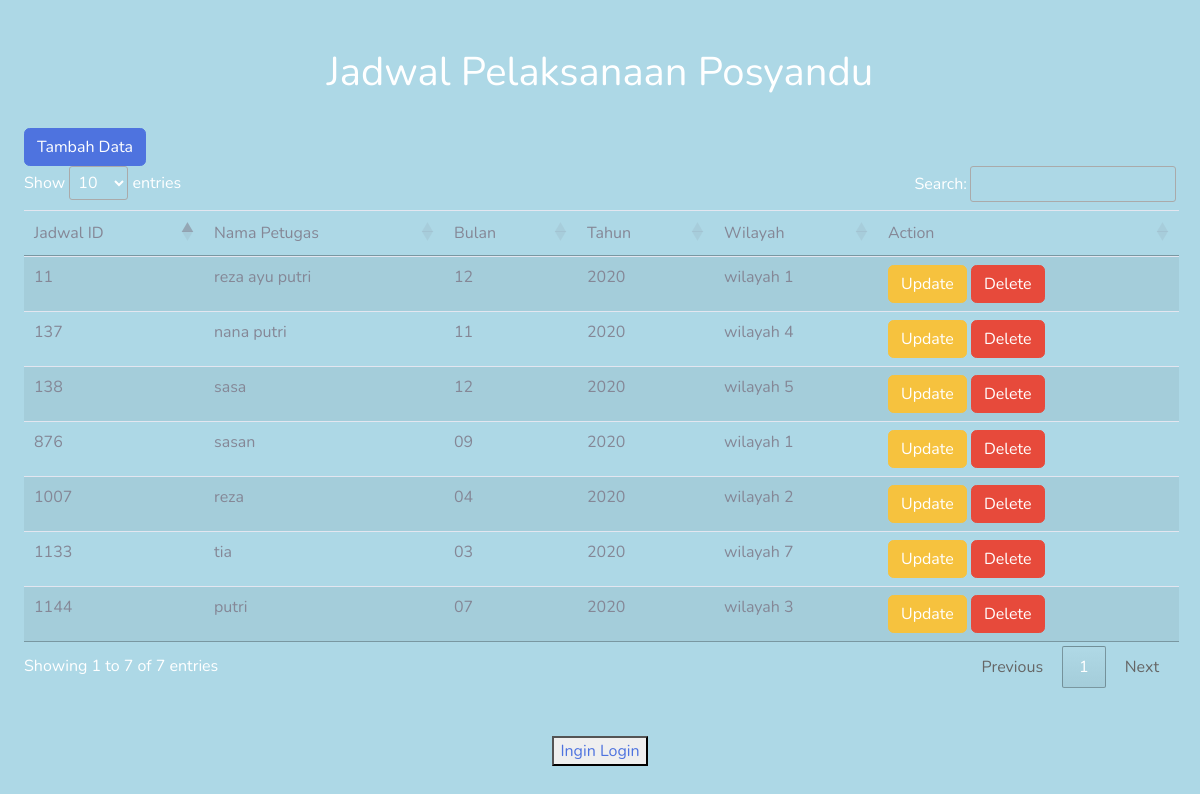
Page /index.php/jadwal on the committed database.
### tables this page shows
CREATE TABLE `jadwal` (
  `id_jadwal` int(11) NOT NULL,
  `id_petugas` int(11) NOT NULL,
  `id_wilayah` int(11) NOT NULL,
  `nama` varchar(255) NOT NULL,
  `bln` varchar(255) NOT NULL,
  `thn` varchar(255) NOT NULL,
  `wilayah` varchar(255) NOT NULL
);

### application/controllers/jadwal.php (called while the page is built, shortened)
<?php
class jadwal extends CI_Controller
{
    public function __construct()
    {
        $this->load->model('Mjadwal');
    }
    public function index()
    {
        $jadwal = $this->Mjadwal->selectData();
        $this->load->view('layoutt/header');
        $this->load->view('jadwal/page_index', [
            'data' => $jadwal,
        ]);
        $this->load->view('layoutt/footer');
    }
}

### index.php (called while the page is built, shortened)
<?php
require_once BASEPATH.'core/CodeIgniter.php';

### application/models/Mjadwal.php (called while the page is built, shortened)
<?php
class Mjadwal extends CI_Model {
    public function selectData(){
        return $this->db->get('jadwal')->result();
    }
}

### application/views/jadwal/page_index.php (the view, shortened to what this page needs)
<!DOCTYPE html>
<html lang="en">
<head>
</head>
<body>
    <br></br>
    <center>
        <h1> Jadwal Pelaksanaan Posyandu</h1>
    </center>
    <br>
    <a class="btn btn-primary" href="<?php echo base_url(
        'jadwal/addForm'
    ); ?>">Tambah Data</a>
    <table class="table table-striped" id="myTable">
        <thead class="thead-dark">
            <tr>
                <td>Jadwal ID</td>
                <td>Nama Petugas</td>
                <td>Bulan</td>
                <td>Tahun</td>
                <td>Wilayah</td>
                <td>Action</td>
            </tr>
        </thead>
        <tbody>
            <?php foreach ($data as $value) { ?>
            <tr>
                <td><?php echo $value->id_jadwal; ?></td>
                <td><?php echo $value->nama; ?></td>
                <td><?php echo $value->bln; ?></td>
                <td><?php echo $value->thn; ?></td>
                <td><?php echo $value->wilayah; ?></td>
                <td>
                    <a class="btn btn-warning" href="<?php echo base_url(
                        'jadwal/updateForm/' . $value->id_jadwal
                    ); ?>">Update</a>
                    <a class="btn btn-danger" href="<?php echo base_url(
                        'jadwal/delete/' . $value->id_jadwal
                    ); ?>">Delete</a>
                </td>
            </tr>
            <?php } ?>
        </tbody>
    </table>
    <br></br>
    <center>
        <button><a href="<?php echo site_url(
            'verify/code/Posyandu'
        ); ?>">Ingin Login</a></button>
    </center>
</body>
</html>

### application/views/layoutt/header.php (shortened to what this page needs)
<!DOCTYPE html>
<html lang="en">
<head>
  <link href="<?php echo base_url()?>assets/temp/vendor/fontawesome-free/css/all.min.css" rel="stylesheet" type="text/css">
  <link href="<?php echo base_url()?>assets/temp/css/sb-admin-2.min.css" rel="stylesheet">
  <link href="//cdn.datatables.net/1.10.20/css/jquery.dataTables.min.css" rel="stylesheet"/>
</head>
<body id="page-top">
  <div id="wrapper">
        <div class="container-fluid">

### application/views/layoutt/footer.php (shortened to what this page needs)
</div>
      </div>
</body>
</html>

### application/views/jadwal/page_index.php (style rules this page uses)
body { background-color: #ADD8E6; color: white; }

### rows in the picture
jadwal: id_jadwal "11", nama "reza ayu putri", bln "12", thn "2020", wilayah "wilayah 1"
jadwal: id_jadwal "137", nama "nana putri", bln "11", thn "2020", wilayah "wilayah 4"
jadwal: id_jadwal "138", nama "sasa", bln "12", thn "2020", wilayah "wilayah 5"
jadwal: id_jadwal "876", nama "sasan", bln "09", thn "2020", wilayah "wilayah 1"
jadwal: id_jadwal "1007", nama "reza", bln "04", thn "2020", wilayah "wilayah 2"
jadwal: id_jadwal "1133", nama "tia", bln "03", thn "2020", wilayah "wilayah 7"
jadwal: id_jadwal "1144", nama "putri", bln "07", thn "2020", wilayah "wilayah 3"
